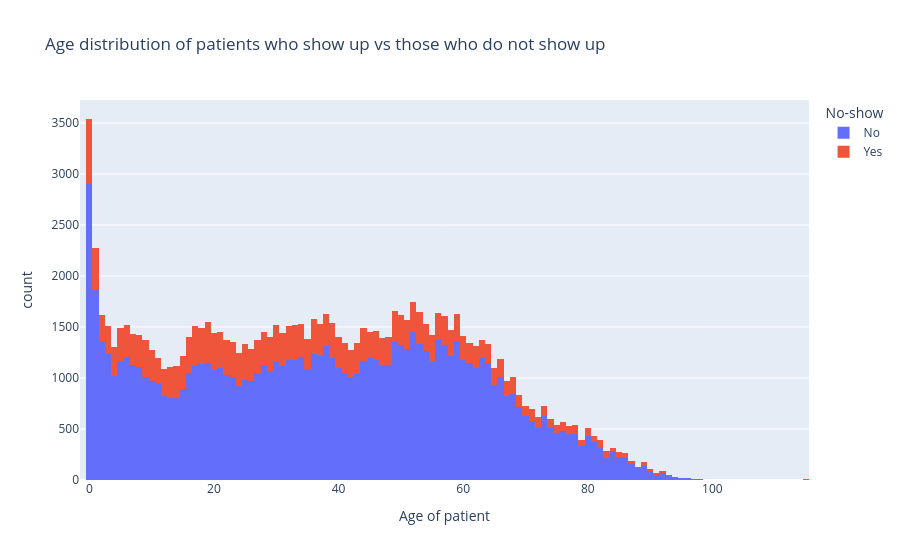

Notebook code for this chart:
### Markdown cell above
Text messages do not make too much of a difference. Only about 25% of the people who recieve the SMS messages actually showed up.

### Code cell
fig3 = px.histogram(df, x='Age', title='Age distribution of patients who show up vs those who do not show up', labels={'Age': 'Age of patient'}, color='No-show')
fig3.show()

### Figure 1 — Plotly figure (JSON) as saved in the notebook; plotly's stock layout.template omitted (floating-point values rounded to 4 significant figures; data arrays with more than 128 entries replaced by an {"elided": "..."} marker saying what was removed)
{"data": [{"bingroup": "x", "hovertemplate": "No-show=No<br>Age of patient=%{x}<br>count=%{y}<extra></extra>", "legendgroup": "No", "marker": {"color": "#636efa", "pattern": {"shape": ""}}, "name": "No", "orientation": "v", "showlegend": true, "type": "histogram", "x": {"elided": "88208 int values"}, "xaxis": "x", "yaxis": "y"}, {"bingroup": "x", "hovertemplate": "No-show=Yes<br>Age of patient=%{x}<br>count=%{y}<extra></extra>", "legendgroup": "Yes", "marker": {"color": "#EF553B", "pattern": {"shape": ""}}, "name": "Yes", "orientation": "v", "showlegend": true, "type": "histogram", "x": {"elided": "22319 int values"}, "xaxis": "x", "yaxis": "y"}], "layout": {"barmode": "relative", "legend": {"title": {"text": "No-show"}, "tracegroupgap": 0}, "title": {"text": "Age distribution of patients who show up vs those who do not show up"}, "xaxis": {"anchor": "y", "domain": [0, 1], "title": {"text": "Age of patient"}}, "yaxis": {"anchor": "x", "domain": [0, 1], "title": {"text": "count"}}}}
